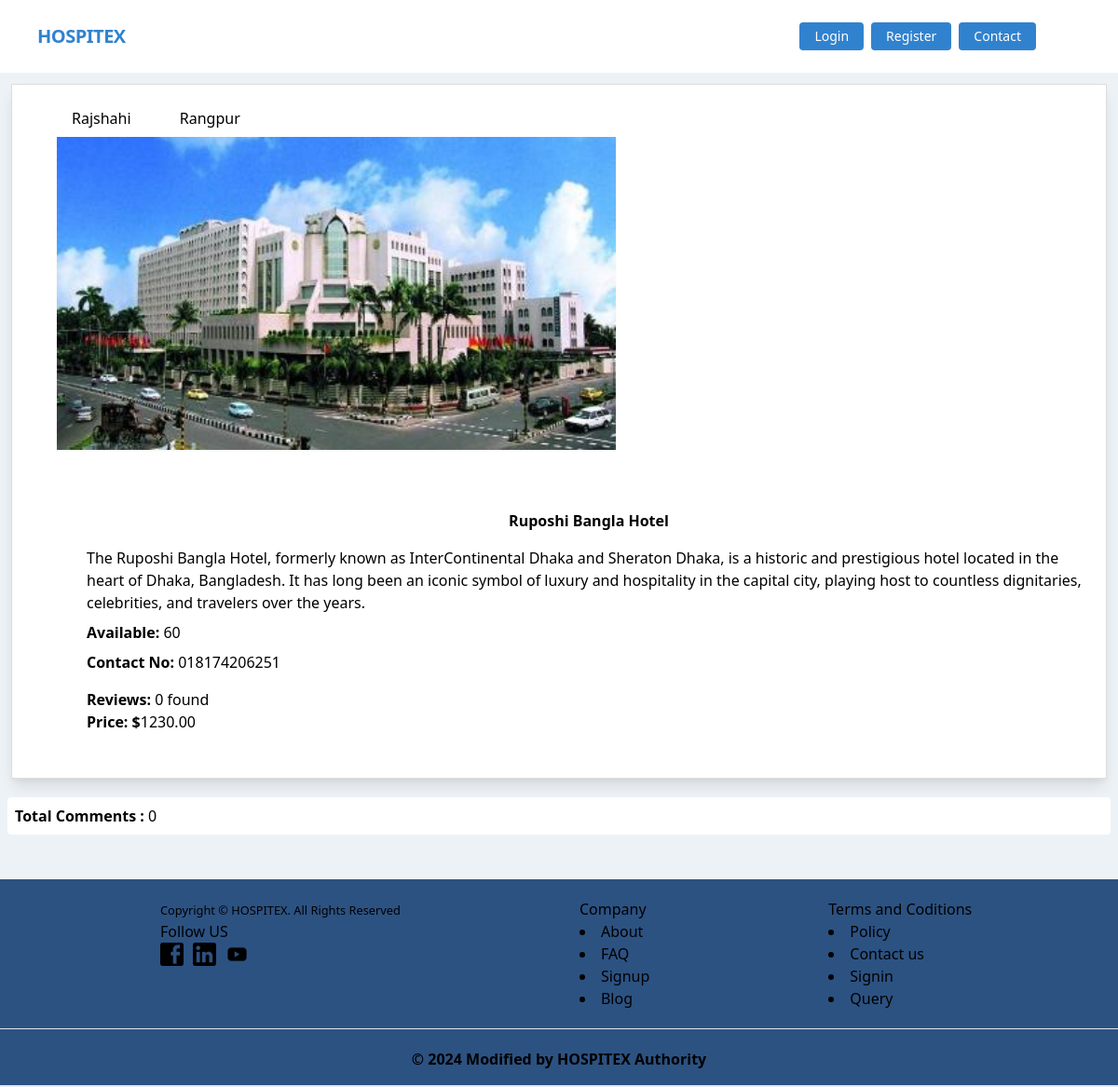
The app's page /hotels/details/4/ with its own data.
### hotel/models.py (models this page shows, shortened)
class Category(models.Model):
    name = models.CharField(max_length=50)
    slug = models.SlugField(max_length=40, unique=True, blank=True)

class Hotel(models.Model):
    categories = models.ManyToManyField(Category)
    title = models.CharField(max_length=120)
    description = models.TextField()
    image = models.ImageField(upload_to='hotel/media/uploads',blank=True,null=True)
    phone_no = models.CharField(max_length=50,blank=True,null=True)
    price = price = models.DecimalField(max_digits=12, decimal_places=2)
    rooms = models.PositiveIntegerField(default = 0)

### hotel/views.py (the view, shortened to what this page needs)
# urls.py: path('hotels/details/<int:pk>/', DetailHotelView.as_view(), name='hotel_detail'),
class DetailHotelView(DetailView):
    model = Hotel
    template_name = 'hotel_detail.html'
    form_class = ReviewForm
    def get_context_data(self, **kwargs):
        context = super().get_context_data(**kwargs)
        hotel = self.object
        reviews = Review.objects.filter(hotel=hotel)
        comment_form = self.form_class()
        if self.request.user.is_authenticated:
            user_has_booked = BookingHotelHistory.objects.filter(user=self.request.user, hotel=hotel).exists()
        else:
            user_has_booked = False
        context['reviews'] = reviews
        context['comment_form'] = comment_form
        context['user_has_booked'] = user_has_booked
        return context

### hotel/templates/hotel_detail.html (shortened to what this page needs)
{% extends 'base.html' %} {% load static %}
{% load crispy_forms_tags %}
{% block body %}
<div class="card m-3 bg-white shadow-lg p-4 mb-5 rounded-4 border-0" style="border: 1px solid #ddd;">
  <div class="row g-0">
      <div class="p-2">
          {% for category in hotel.categories.all %}
              <span class="badge bg-primary text-light ml-8 fs-6 p-2 me-2">{{ category.name }}</span>
          {% endfor %}
      </div>
      <div class="flex flex-wrap">
      <div class="col-12 col-md-6">
        {% if hotel.image %}
            <img src="{{ hotel.image.url }}" alt="{{ hotel.title }}" class="w-200 ml-8 rounded-3 shadow-sm" style="width:600px; height: 100%; object-fit: cover;">
        {% else %}
            <img src="{% static 'default-image.jpg' %}" alt="Default image" class="w-100 rounded-3 shadow-sm" style="height: 100%; object-fit: cover;">
        {% endif %}
      </div>
    <div class="col-12 col-md-6 card-body mt-16 ml-16 d-flex flex-column justify-content-center">
        <h5 class="card-title text-center  text-primary fw-bold display-6"><strong>{{ hotel.title }}</strong></h5>
        <p class="card-text mt-4 m-auto fs-5">{{ hotel.description }}</p>
        <p class="card-text mt-2 fs-5"><strong>Available: </strong> {{ hotel.rooms }}</p>
        <p class="card-text mt-2"><strong>Contact No: </strong>{{ hotel.phone_no }}</p>
        <p class="card-text mt-4 fs-5"><strong>Reviews: </strong> {{ reviews|length }} found</p>
        <p class="card-text mb-8 fs-5"><strong>Price: $</strong>{{ hotel.price }}</p>
      </div>
      </div>
  </div>
</div>
  <section>
    <div class="card m-2">
        <h5 class="p-2 bg-white rounded fs-5 fw-bold"><strong>Total Comments : </strong> {{ reviews | length }}</h5>
</div>
  </section>
{% endblock %}

### hotel/templates/hotel_detail.html (style rules this page uses)
body { background-color:; }

### records on screen
Category: name "Rajshahi"
Category: name "Rangpur"
Hotel: image (picture), title "Ruposhi Bangla Hotel", description "The Ruposhi Bangla Hotel, formerly known as InterContinental Dhaka and Sheraton Dhaka, is a historic and prestigious hotel located in the heart of Dhaka, Bangladesh. It has long been an iconic symbol of luxury and hospitality in the capital city, playing host to countless dignitaries, celebrities, and travelers over the years.", rooms "60", phone_no "018174206251", price "1230.00"

### other values on screen
{{ reviews|length }} "0"
{{ reviews | length }} "0"
